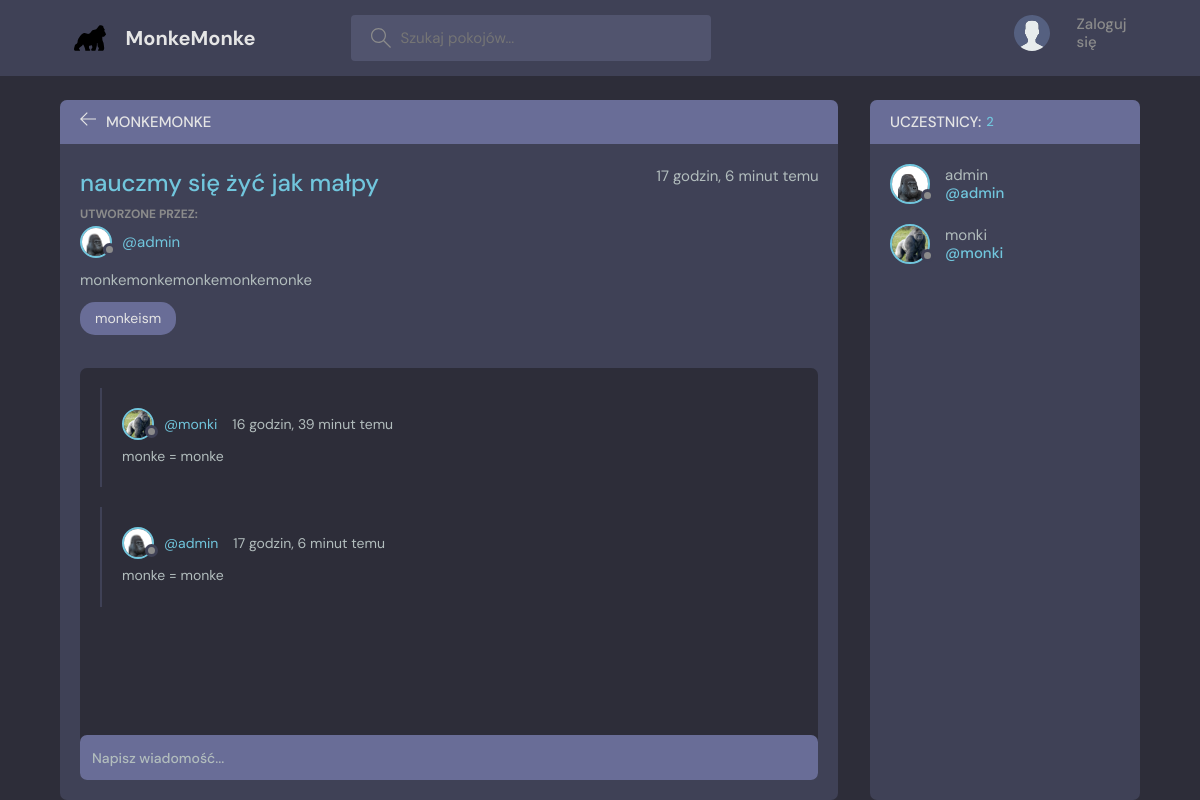
Page /room/2/ on the committed database.
### base/models.py (models this page shows, shortened)
class Room(models.Model):
    host = models.ForeignKey(User, on_delete=models.SET_NULL, null=True)
    topic = models.ForeignKey(Topic, on_delete=models.SET_NULL, null=True)
    name = models.CharField(max_length=200)
    description = models.TextField(null=True, blank=True)
    participants = models.ManyToManyField(User, related_name='uczestnicy', blank=True)
    updated = models.DateTimeField(auto_now=True)
    created = models.DateTimeField(auto_now_add=True)
    class Meta:
        ordering = ['-updated', '-created']

class User(AbstractUser):
    name = models.CharField(max_length=200, null=True)
    email = models.EmailField(unique=True, null=True)
    bio = models.TextField(null=True, default="monke")
    avatar = models.ImageField(null=True, default="avatar.svg")
    USERNAME_FIELD = 'email'
    REQUIRED_FIELDS = []

class Topic(models.Model):
    name = models.CharField(max_length=200)
    def __str__(self):
        return self.name

class Message(models.Model):
    user = models.ForeignKey(User, on_delete=models.CASCADE)
    room = models.ForeignKey(Room, on_delete=models.CASCADE)
    body = models.TextField()
    updated = models.DateTimeField(auto_now=True)
    created = models.DateTimeField(auto_now_add=True)
    class Meta:
        ordering = ['-updated', '-created']

### base/views.py (the view, shortened to what this page needs)
# urls.py: path('room/<str:pk>/', views.room, name="room"),
def room(request, pk):
    room = Room.objects.get(id=pk)
    room_messages = room.message_set.all()
    participants = room.participants.all()
    context = {'room': room, 'room_messages': room_messages, 'participants': participants}
    return render(request, 'base/room.html', context)

### base/templates/base/room.html (shortened to what this page needs)
{% extends 'main.html' %}
{% block content %}
    <main class="profile-page layout layout--2">
      <div class="container">
        <div class="room">
          <div class="room__top">
            <div class="room__topLeft">
              <a href="{% url 'home' %}">
                <svg version="1.1" xmlns="http://www.w3.org/2000/svg" width="32" height="32" viewBox="0 0 32 32">
                  <title>Strzałka powrotu</title>
                  <path
                    d="M13.723 2.286l-13.723 13.714 13.719 13.714 1.616-1.611-10.96-10.96h27.625v-2.286h-27.625l10.965-10.965-1.616-1.607z"
                  ></path>
                </svg>
              </a>
              <h3>MonkeMonke</h3>
            </div>
          </div>
          <div class="room__box scroll">
            <div class="room__header scroll">
              <div class="room__info">
                <h3>{{ room.name }}</h3>
                <span>{{ room.created|timesince }} temu</span>
              </div>
              <div class="room__hosted">
                <p>Utworzone przez:</p>
                <a href="{% url 'user-profile' room.host.id %}" class="room__author">
                  <div class="avatar avatar--small">
                    <img src="{{ room.host.avatar.url }}" />
                  </div>
                  <span>@{{ room.host.username }}</span>
                </a>
              </div>
              <div class="room__details">
                {{ room.description }}
              </div>
              <span class="room__topics">{{ room.topic }}</span>
            </div>
            <div class="room__conversation">
              <div class="threads scroll">
                {% for message in room_messages %}
                <div class="thread">
                  <div class="thread__top">
                    <div class="thread__author">
                      <a href="{% url 'user-profile' message.user.id %}" class="thread__authorInfo">
                        <div class="avatar avatar--small">
                          <img src="{{ message.user.avatar.url }}" />
                        </div>
                        <span>@{{ message.user.username }}</span>
                      </a>
                      <span class="thread__date">{{ message.created|timesince }} temu</span>
                    </div>
                  </div>
                  <div class="thread__details">
                    {{ message.body }}
                  </div>
                </div>
                {% endfor %}
              </div>
            </div>
          </div>
          <div class="room__message">
            <form action="" method="POST">
              <input name="body" placeholder="Napisz wiadomość..." />
            </form>
          </div>
        </div>
        <div class="participants">
          <h3 class="participants__top">Uczestnicy: <span>{{ participants.count }}</span></h3>
          <div class="participants__list scroll">
            {% for user in participants %}
            <a href="{% url 'user-profile' user.id %}" class="participant">
              <div class="avatar avatar--medium">
                <img src="{{ user.avatar.url }}" />
              </div>
              <p>
                {{ user.username }}
                <span>@{{ user.username}}</span>
              </p>
            </a>
            {% endfor %}
          </div>
        </div>
      </div>
    </main>
  </body>
</html>
{% endblock content %}

### rows in the picture
Room: name "nauczmy się żyć jak małpy", created "17 godzin, 6 minut", host.avatar (picture), host.username "admin", description "monkemonkemonkemonkemonke", topic "monkeism"
Message: user.avatar (picture), user.username "monki", created "16 godzin, 39 minut", body "monke = monke"
Message: user.avatar (picture), user.username "admin", created "17 godzin, 6 minut", body "monke = monke"
User: avatar (picture), username "admin"
User: avatar (picture), username "monki"

### other values in the picture
{{ participants.count }} "2"
